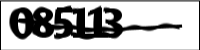
#> input picture image.png, 200 x 50 px
$ python imageprocess.py
#> lines starting #> are read from the running program, lines starting #| are printed output that depends on the picture; after the words box and inside, x2 and y2 are one past the last pixel; in counts of white or black regions, pixels touching at a corner belong together
#> `digit_templates = load_digit_templates()`: digit_templates = 10 items
#> in extract_numbers, image is the input picture: shape (50, 200, 3); min 0, max 255, mean 176.8
import cv2
import numpy as np

def preprocess_image(image):
    gray = cv2.cvtColor(image, cv2.COLOR_BGR2GRAY)
    _, binary = cv2.threshold(gray, 0, 255, cv2.THRESH_BINARY_INV + cv2.THRESH_OTSU)
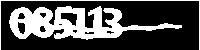
#> binary: shape (50, 200); 30.8% white; 2 white regions, box (x1, y1, x2, y2) and area: (9, 6, 182, 40) 2786, (0, 0, 200, 50) 298
    kernel = np.ones((2,2), np.uint8)
    opening = cv2.morphologyEx(binary, cv2.MORPH_OPEN, kernel, iterations=1)
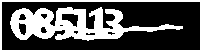
#> opening: shape (50, 200); 32.8% white; 2 white regions
    return opening

def load_digit_templates():
    templates = {}
    for i in range(10):
        template = cv2.imread(f'digit_templates/{i}.png', 0)
        _, template = cv2.threshold(template, 128, 255, cv2.THRESH_BINARY_INV)
        templates[i] = template
    return templates

def match_digit(roi, templates):
    best_match = -1
    best_score = float('-inf')
    for digit, template in templates.items():
        resized_template = cv2.resize(template, (roi.shape[1], roi.shape[0]))
        result = cv2.matchTemplate(roi, resized_template, cv2.TM_CCOEFF_NORMED)
        score = np.max(result)
        if score > best_score:
            best_score = score
            best_match = digit
    return best_match

def extract_numbers(image_path, templates):
    image = cv2.imread(image_path)
    processed = preprocess_image(image)

    contours, _ = cv2.findContours(processed, cv2.RETR_EXTERNAL, cv2.CHAIN_APPROX_SIMPLE)
#> contours = 2 contours; box (x1, y1, x2, y2) and area: (10, 7, 183, 41) 2824, (0, 0, 200, 50) 248
    contours = sorted(contours, key=lambda c: cv2.boundingRect(c)[0])

    result = ""
    for contour in contours:
        x, y, w, h = cv2.boundingRect(contour)
        if w * h > 100:  # Filter out very small contours
            roi = processed[y:y+h, x:x+w]
            digit = match_digit(roi, templates)
            result += str(digit)

            # Draw bounding box and digit on the image for visualization
            cv2.rectangle(image, (x, y), (x+w, y+h), (0, 255, 0), 2)
            cv2.putText(image, str(digit), (x, y-10), cv2.FONT_HERSHEY_SIMPLEX, 0.9, (0, 255, 0), 2)
#> this loop made 1 pass
#> (x, y, w, h) on pass 1: (0, 0, 200, 50)
#> after the loop, result = ''

    cv2.imshow('Detected Digits', image)
    cv2.waitKey(0)
    cv2.destroyAllWindows()

    return result

# Load digit templates
digit_templates = load_digit_templates()

# Use the function
image_path = 'image.png'
#> (the run stopped early here; a loop or call above may not have finished)
